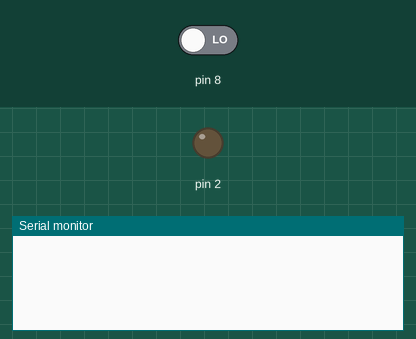
Recording of a sketch running on a simulated Arduino Uno, built with avr-gcc and run on an emulated ATmega328P. Shown: output pins drawn as LEDs (lit = HIGH), the last lines printed to the serial monitor. Inputs (shaded band) come from the test bench; at power-on: pin 8 LOW.

Above: at 1.2 s.
1.3 s: pin 8 driven HIGH
At 2.5 s:
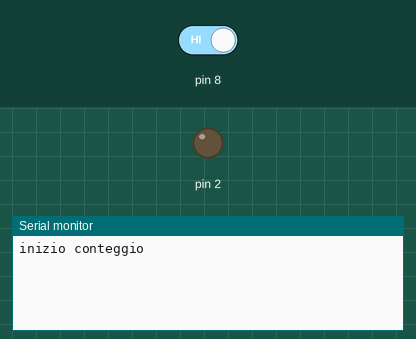
2.8 s: pin 8 driven LOW
At 4.3 s:
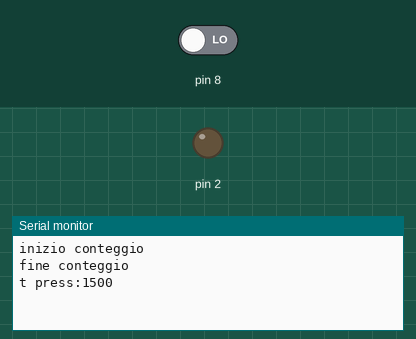

Measured:
- after the input at 1.3 s, the serial monitor: prints a new line at once (image 1)
- after the input at 2.8 s, the serial monitor: prints a new line at once (image 2)

The sketch:

174-onoff-lungapressione.ino
```cpp
void setup() {
  Serial.begin(9600);
  pinMode(8, INPUT);
  pinMode(2, OUTPUT);
}

bool tasto;
bool prev_tasto;
unsigned long t0;
int stato = LOW;

void loop() {
  tasto = digitalRead(8);

  if (!prev_tasto && tasto) {
    Serial.println("inizio conteggio");
    t0 = millis();
  }

  if (prev_tasto && !tasto){
    Serial.println("fine conteggio");
    unsigned long t = millis() - t0;
    Serial.print("t press:");
    Serial.println(t);

    if (t > 1500) {
      stato = !stato;
      digitalWrite(2, stato);
    }

  }

  prev_tasto = tasto;
}
```
